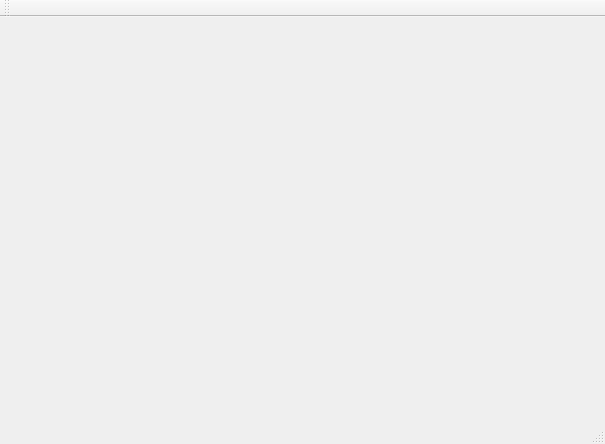
<?xml version="1.0" encoding="UTF-8"?>
<ui version="4.0">
 <class>MainWindow</class>
 <widget class="QMainWindow" name="MainWindow">
  <property name="geometry">
   <rect>
    <x>0</x>
    <y>0</y>
    <width>605</width>
    <height>444</height>
   </rect>
  </property>
  <property name="windowTitle">
   <string>MainWindow</string>
  </property>
  <widget class="QWidget" name="centralWidget">
   <layout class="QGridLayout" name="gridLayout_2">
    <item row="0" column="0">
     <layout class="QGridLayout" name="gridLayout"/>
    </item>
   </layout>
  </widget>
  <widget class="QMenuBar" name="menuBar">
   <property name="geometry">
    <rect>
     <x>0</x>
     <y>0</y>
     <width>605</width>
     <height>36</height>
    </rect>
   </property>
  </widget>
  <widget class="QToolBar" name="mainToolBar">
   <attribute name="toolBarArea">
    <enum>TopToolBarArea</enum>
   </attribute>
   <attribute name="toolBarBreak">
    <bool>false</bool>
   </attribute>
  </widget>
  <widget class="QStatusBar" name="statusBar"/>
 </widget>
 <layoutdefault spacing="6" margin="11"/>
 <resources/>
 <connections/>
</ui>
